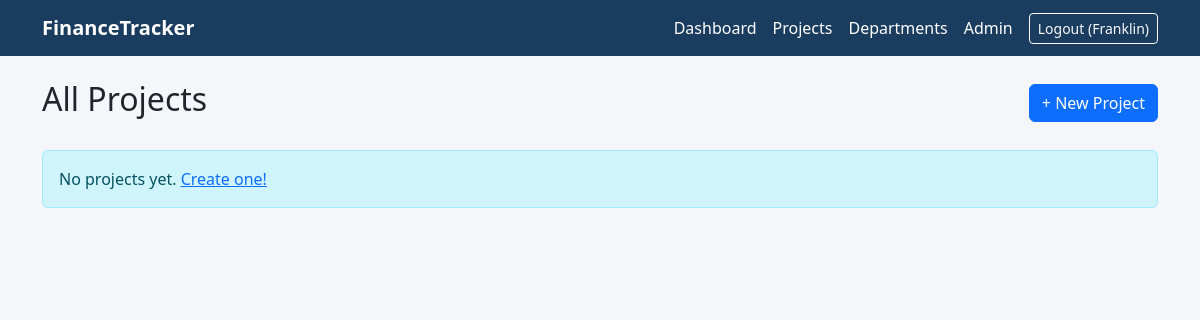
Page /projects/ (signed in) on the earlier database version.
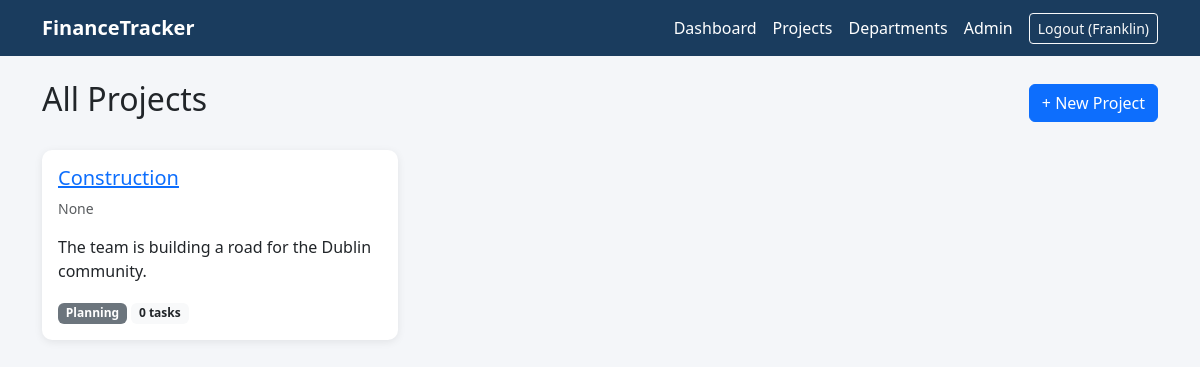
Same page on the later database version.
### core/models.py (models this page shows, shortened)
class Project(models.Model):
    STATUS_CHOICES = [
        ('planning',  'Planning'),
        ('active',    'Active'),
        ('on_hold',   'On Hold'),
        ('completed', 'Completed'),
    ]
    title       = models.CharField(max_length=200)
    description = models.TextField(blank=True)
    status      = models.CharField(max_length=20, choices=STATUS_CHOICES, default='planning')
    budget      = models.DecimalField(max_digits=12, decimal_places=2, default=0)
    start_date  = models.DateField()
    end_date    = models.DateField(null=True, blank=True)
    department  = models.ForeignKey(Department, on_delete=models.SET_NULL, null=True, blank=True)
    manager     = models.ForeignKey(User, on_delete=models.SET_NULL, null=True, related_name='managed_projects')
    created_at  = models.DateTimeField(auto_now_add=True)
    def task_count(self):
        return self.tasks.count()

### core/views.py (the view)
# urls.py: path('projects/',              views.project_list,   name='project_list'),
@login_required
def project_list(request):
    projects = Project.objects.all().order_by('-created_at')
    return render(request, 'core/project_list.html', {'projects': projects})

### templates/core/project_list.html (shortened to what this page needs)
{% extends 'core/base.html' %}
{% block content %}
<div class="d-flex justify-content-between align-items-center mb-4">
  <h2>All Projects</h2>
  <a href="{% url 'project_create' %}" class="btn btn-primary">+ New Project</a>
</div>
{% if projects %}
  <div class="row">
    {% for project in projects %}
      <div class="col-md-4 mb-4">
        <div class="card h-100 p-3">
          <h5><a href="{% url 'project_detail' project.pk %}">{{ project.title }}</a></h5>
          <p class="text-muted small">{{ project.department }}</p>
          <p>{{ project.description|truncatewords:15 }}</p>
          <div class="mt-auto">
            <span class="badge badge-{{ project.status }} text-white">{{ project.get_status_display }}</span>
            <span class="badge bg-light text-dark">{{ project.task_count }} tasks</span>
          </div>
        </div>
      </div>
    {% endfor %}
  </div>
{% else %}
  <div class="alert alert-info">No projects yet. <a href="{% url 'project_create' %}">Create one!</a></div>
{% endif %}
{% endblock %}

Differences in the rows shown:
added Project: title "Construction", department "None", description "The team is building a road for the Dublin community.", status "Planning", task_count "0"
Other differences:
text no longer shown: "No projects yet. Create one!"
